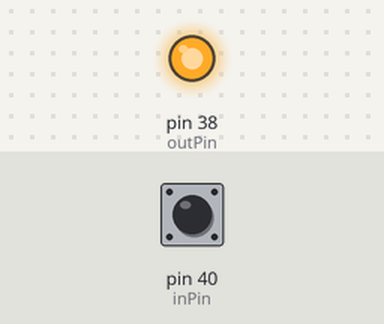
A program run on a simulated Raspberry Pi (header pin numbers). Parts: output pins drawn as LEDs (lit = HIGH). The inputs (shaded band) are chosen by the test bench; at power-on: pin 40 (inPin) HIGH. What the program prints to the terminal is not drawn.

Above: at 1.2 s.
1.3 s: pin 40 (inPin) pulled LOW for 0.15 s
At 2.7 s:
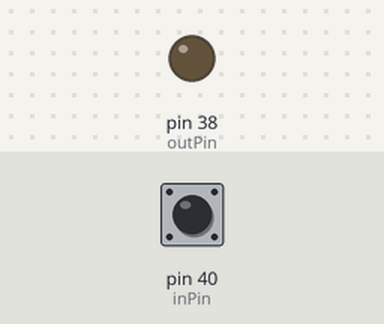
3.0 s: pin 40 (inPin) pulled LOW for 1 s
At 4.8 s:
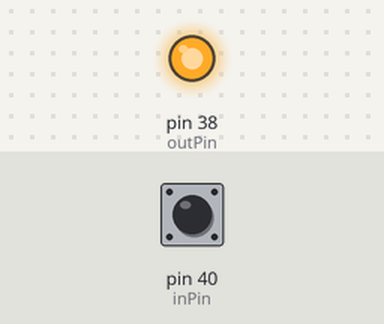
5.5 s: pin 40 (inPin) pulled LOW for 3.2 s
At 9.8 s:
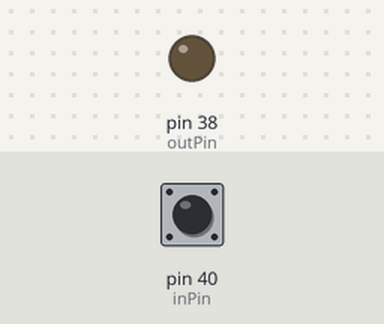
Timing chart, 0 to 11.3 s (numbered marks = the images above; inputs shaded):
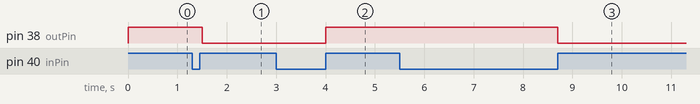

The program:

GPIOToggleButton.py
```python
import RPi.GPIO as gpio
from time import sleep
gpio.setmode(gpio.BOARD)

inPin = 40
outPin = 38
delay=.1
LEDstate = False
prevButtonState = False

gpio.setup(inPin,gpio.IN, pull_up_down = gpio.PUD_UP)
gpio.setup(outPin, gpio.OUT)
#switch the buttonState values in if statements
# to change from buttonUp to buttonDown
try:
    while True:
        buttonState = gpio.input(inPin)
        if buttonState == 1:
            LEDstate = not prevButtonState
        if buttonState == 0:
            prevButtonState = LEDstate
        gpio.output(outPin, LEDstate)
        print(buttonState)
        sleep(delay)
except KeyboardInterrupt:
    gpio.cleanup()
```

Measured:
- after the input at 1.3 s, pin 38 (outPin): HIGH → LOW after 0.20 s
- after the input at 3.0 s, pin 38 (outPin): LOW → HIGH after 1.0 s
- after the input at 5.5 s, pin 38 (outPin): HIGH → LOW after 3.2 s
